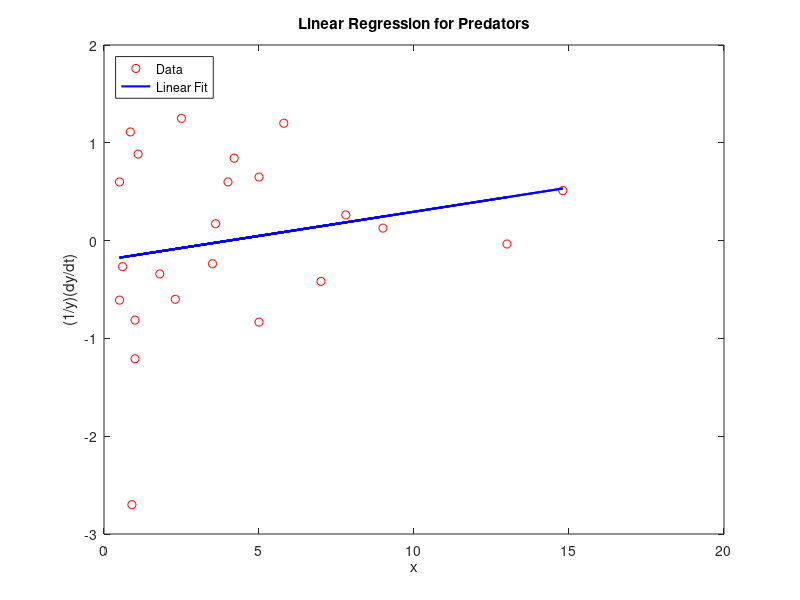

This figure's MATLAB source:

clc
clear all
%The next MATLAB script provides the data described on the Hare-Lynx Population table.
%It has been scaled furthermore, it is incomplete. Please fill in all the population values before


%lv_data.m
% Script to store the given LV data
%The H and L values have been scaled to 1000’s.
%The years 1862 to 1910 too, have been scaled to 0:48.

years = 0:2:48;
H     = [.3 .85 14.8 .6 .9 2.5 5.0 9.0 7.0 1.0 1.1 4.2 13.0 5.0 1.8 4.0 7.8 3.5 .5 1.0 .5 5.8 3.6 2.3 3.0];
L     = [.3 1.8 4.3 6.2 1.0 .8 3.0 4.7 4.2 1.2 1.3 3.5 7.2 3.0 2.2 1.5 4.0 3.6 2.3 .8 1.0 2.0 5.8 4.0 1.0];
a = L*10000;
a'
pause


[H';L']


%% Central Difference Approximation
for k = 1:23;
y(k)  = (1/L(k+1))*(L(k+2)-L(k))/2;
x(k)  = H(k+1);
end
% 
%/ Linear Fit
P=polyfit(x,y,1);
L=P(1)*x+P(2);
% Plot Information
plot(x,y,'ro',x,L,'b-','linewidth',1.5)
title('Linear Regression for Predators')
xlabel('x')
ylabel('(1/y)(dy/dt)')
legend('Data','Linear Fit','location','Northwest')
%